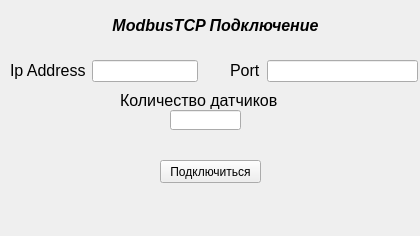
<?xml version="1.0" encoding="UTF-8"?>
<ui version="4.0">
 <class>MainWindow</class>
 <widget class="QMainWindow" name="MainWindow">
  <property name="geometry">
   <rect>
    <x>0</x>
    <y>0</y>
    <width>420</width>
    <height>236</height>
   </rect>
  </property>
  <property name="windowTitle">
   <string>Подключение по Modbus</string>
  </property>
  <property name="windowIcon">
   <iconset>
    <normaloff>../../image/logotip-niva-pochti-bez-fona.png</normaloff>../../image/logotip-niva-pochti-bez-fona.png</iconset>
  </property>
  <widget class="QWidget" name="centralwidget">
   <widget class="QLabel" name="label">
    <property name="geometry">
     <rect>
      <x>70</x>
      <y>10</y>
      <width>291</width>
      <height>31</height>
     </rect>
    </property>
    <property name="text">
     <string>&lt;html&gt;&lt;head/&gt;&lt;body&gt;&lt;p align=&quot;center&quot;&gt;&lt;span style=&quot; font-size:12pt; font-weight:600; font-style:italic;&quot;&gt;МоdbusTCP Подключение&lt;/span&gt;&lt;/p&gt;&lt;/body&gt;&lt;/html&gt;</string>
    </property>
   </widget>
   <widget class="QLabel" name="label_4">
    <property name="geometry">
     <rect>
      <x>120</x>
      <y>90</y>
      <width>171</width>
      <height>21</height>
     </rect>
    </property>
    <property name="text">
     <string>&lt;html&gt;&lt;head/&gt;&lt;body&gt;&lt;p&gt;&lt;span style=&quot; font-size:12pt;&quot;&gt;Количество датчиков&lt;/span&gt;&lt;/p&gt;&lt;/body&gt;&lt;/html&gt;</string>
    </property>
   </widget>
   <widget class="QLineEdit" name="lineEdit_3">
    <property name="geometry">
     <rect>
      <x>170</x>
      <y>110</y>
      <width>71</width>
      <height>20</height>
     </rect>
    </property>
   </widget>
   <widget class="QPushButton" name="pushButton">
    <property name="geometry">
     <rect>
      <x>160</x>
      <y>160</y>
      <width>101</width>
      <height>23</height>
     </rect>
    </property>
    <property name="text">
     <string>Подключиться</string>
    </property>
   </widget>
   <widget class="QLabel" name="label_5">
    <property name="geometry">
     <rect>
      <x>110</x>
      <y>200</y>
      <width>201</width>
      <height>20</height>
     </rect>
    </property>
    <property name="text">
     <string/>
    </property>
   </widget>
   <widget class="QWidget" name="">
    <property name="geometry">
     <rect>
      <x>10</x>
      <y>60</y>
      <width>188</width>
      <height>22</height>
     </rect>
    </property>
    <layout class="QHBoxLayout" name="horizontalLayout">
     <item>
      <widget class="QLabel" name="label_2">
       <property name="text">
        <string>&lt;html&gt;&lt;head/&gt;&lt;body&gt;&lt;p&gt;&lt;span style=&quot; font-size:12pt;&quot;&gt;Ip Address&lt;/span&gt;&lt;/p&gt;&lt;/body&gt;&lt;/html&gt;</string>
       </property>
      </widget>
     </item>
     <item>
      <widget class="QLineEdit" name="lineEdit"/>
     </item>
    </layout>
   </widget>
   <widget class="QWidget" name="">
    <property name="geometry">
     <rect>
      <x>230</x>
      <y>60</y>
      <width>188</width>
      <height>22</height>
     </rect>
    </property>
    <layout class="QHBoxLayout" name="horizontalLayout_2">
     <item>
      <widget class="QLabel" name="label_3">
       <property name="text">
        <string>&lt;html&gt;&lt;head/&gt;&lt;body&gt;&lt;p&gt;&lt;span style=&quot; font-size:12pt;&quot;&gt;Port&lt;/span&gt;&lt;/p&gt;&lt;/body&gt;&lt;/html&gt;</string>
       </property>
      </widget>
     </item>
     <item>
      <widget class="QLineEdit" name="lineEdit_2"/>
     </item>
    </layout>
   </widget>
  </widget>
 </widget>
 <resources/>
 <connections/>
</ui>
